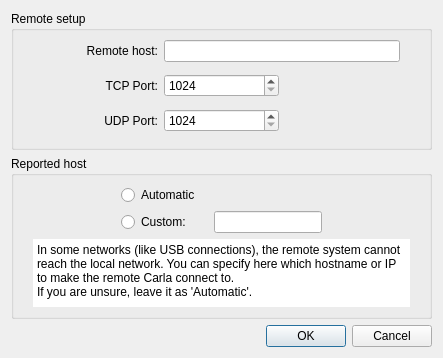
<?xml version="1.0" encoding="UTF-8"?>
<ui version="4.0">
 <class>Dialog</class>
 <widget class="QDialog" name="Dialog">
  <property name="geometry">
   <rect>
    <x>0</x>
    <y>0</y>
    <width>443</width>
    <height>281</height>
   </rect>
  </property>
  <property name="windowTitle">
   <string>Carla Control - Connect</string>
  </property>
  <layout class="QVBoxLayout" name="verticalLayout">
   <item>
    <widget class="QGroupBox" name="group_remote_setup">
     <property name="title">
      <string>Remote setup</string>
     </property>
     <layout class="QGridLayout" name="gridLayout">
      <item row="4" column="1">
       <widget class="QLabel" name="label_4">
        <property name="text">
         <string>UDP Port:</string>
        </property>
        <property name="alignment">
         <set>Qt::AlignRight|Qt::AlignTrailing|Qt::AlignVCenter</set>
        </property>
       </widget>
      </item>
      <item row="0" column="1">
       <widget class="QLabel" name="label_10">
        <property name="text">
         <string>Remote host:</string>
        </property>
        <property name="alignment">
         <set>Qt::AlignRight|Qt::AlignTrailing|Qt::AlignVCenter</set>
        </property>
       </widget>
      </item>
      <item row="4" column="2">
       <widget class="QSpinBox" name="sb_udp_port">
        <property name="minimum">
         <number>1024</number>
        </property>
        <property name="maximum">
         <number>32767</number>
        </property>
       </widget>
      </item>
      <item row="2" column="2">
       <widget class="QSpinBox" name="sb_tcp_port">
        <property name="minimum">
         <number>1024</number>
        </property>
        <property name="maximum">
         <number>32767</number>
        </property>
       </widget>
      </item>
      <item row="2" column="1">
       <widget class="QLabel" name="label_3">
        <property name="text">
         <string>TCP Port:</string>
        </property>
        <property name="alignment">
         <set>Qt::AlignRight|Qt::AlignTrailing|Qt::AlignVCenter</set>
        </property>
       </widget>
      </item>
      <item row="0" column="0" rowspan="6">
       <spacer name="horizontalSpacer_4">
        <property name="orientation">
         <enum>Qt::Horizontal</enum>
        </property>
        <property name="sizeType">
         <enum>QSizePolicy::Fixed</enum>
        </property>
        <property name="sizeHint" stdset="0">
         <size>
          <width>20</width>
          <height>60</height>
         </size>
        </property>
       </spacer>
      </item>
      <item row="0" column="2" colspan="2">
       <widget class="QLineEdit" name="le_host"/>
      </item>
      <item row="0" column="4" rowspan="6">
       <spacer name="horizontalSpacer_3">
        <property name="orientation">
         <enum>Qt::Horizontal</enum>
        </property>
        <property name="sizeType">
         <enum>QSizePolicy::Fixed</enum>
        </property>
        <property name="sizeHint" stdset="0">
         <size>
          <width>20</width>
          <height>60</height>
         </size>
        </property>
       </spacer>
      </item>
     </layout>
    </widget>
   </item>
   <item>
    <widget class="QGroupBox" name="group_reported_host">
     <property name="title">
      <string>Reported host</string>
     </property>
     <layout class="QGridLayout" name="gridLayout_2">
      <item row="0" column="0" rowspan="2">
       <spacer name="horizontalSpacer_10">
        <property name="orientation">
         <enum>Qt::Horizontal</enum>
        </property>
        <property name="sizeType">
         <enum>QSizePolicy::Fixed</enum>
        </property>
        <property name="sizeHint" stdset="0">
         <size>
          <width>92</width>
          <height>38</height>
         </size>
        </property>
       </spacer>
      </item>
      <item row="0" column="1" colspan="2">
       <widget class="QRadioButton" name="rb_reported_auto">
        <property name="sizePolicy">
         <sizepolicy hsizetype="Expanding" vsizetype="Fixed">
          <horstretch>0</horstretch>
          <verstretch>0</verstretch>
         </sizepolicy>
        </property>
        <property name="text">
         <string>Automatic</string>
        </property>
       </widget>
      </item>
      <item row="0" column="3" rowspan="2">
       <spacer name="horizontalSpacer_9">
        <property name="orientation">
         <enum>Qt::Horizontal</enum>
        </property>
        <property name="sizeType">
         <enum>QSizePolicy::Fixed</enum>
        </property>
        <property name="sizeHint" stdset="0">
         <size>
          <width>92</width>
          <height>38</height>
         </size>
        </property>
       </spacer>
      </item>
      <item row="1" column="1">
       <widget class="QRadioButton" name="rb_reported_custom">
        <property name="sizePolicy">
         <sizepolicy hsizetype="Expanding" vsizetype="Fixed">
          <horstretch>0</horstretch>
          <verstretch>0</verstretch>
         </sizepolicy>
        </property>
        <property name="text">
         <string>Custom:</string>
        </property>
       </widget>
      </item>
      <item row="1" column="2">
       <widget class="QLineEdit" name="le_reported_host"/>
      </item>
      <item row="2" column="0" colspan="4">
       <layout class="QHBoxLayout" name="horizontalLayout">
        <item>
         <spacer name="horizontalSpacer">
          <property name="orientation">
           <enum>Qt::Horizontal</enum>
          </property>
          <property name="sizeType">
           <enum>QSizePolicy::Fixed</enum>
          </property>
          <property name="sizeHint" stdset="0">
           <size>
            <width>10</width>
            <height>1</height>
           </size>
          </property>
         </spacer>
        </item>
        <item>
         <widget class="QPlainTextEdit" name="te_reported_hint">
          <property name="frameShape">
           <enum>QFrame::NoFrame</enum>
          </property>
          <property name="frameShadow">
           <enum>QFrame::Plain</enum>
          </property>
          <property name="lineWidth">
           <number>0</number>
          </property>
          <property name="midLineWidth">
           <number>1</number>
          </property>
          <property name="verticalScrollBarPolicy">
           <enum>Qt::ScrollBarAlwaysOff</enum>
          </property>
          <property name="horizontalScrollBarPolicy">
           <enum>Qt::ScrollBarAlwaysOff</enum>
          </property>
          <property name="undoRedoEnabled">
           <bool>false</bool>
          </property>
          <property name="plainText">
           <string>In some networks (like USB connections), the remote system cannot reach the local network. You can specify here which hostname or IP to make the remote Carla connect to.
If you are unsure, leave it as 'Automatic'.</string>
          </property>
          <property name="textInteractionFlags">
           <set>Qt::NoTextInteraction</set>
          </property>
         </widget>
        </item>
        <item>
         <spacer name="horizontalSpacer_2">
          <property name="orientation">
           <enum>Qt::Horizontal</enum>
          </property>
          <property name="sizeType">
           <enum>QSizePolicy::Fixed</enum>
          </property>
          <property name="sizeHint" stdset="0">
           <size>
            <width>10</width>
            <height>1</height>
           </size>
          </property>
         </spacer>
        </item>
       </layout>
      </item>
     </layout>
    </widget>
   </item>
   <item>
    <widget class="QDialogButtonBox" name="buttonBox">
     <property name="orientation">
      <enum>Qt::Horizontal</enum>
     </property>
     <property name="standardButtons">
      <set>QDialogButtonBox::Cancel|QDialogButtonBox::Ok</set>
     </property>
    </widget>
   </item>
  </layout>
 </widget>
 <resources>
  <include location="../resources.qrc"/>
 </resources>
 <connections>
  <connection>
   <sender>buttonBox</sender>
   <signal>accepted()</signal>
   <receiver>Dialog</receiver>
   <slot>accept()</slot>
   <hints>
    <hint type="sourcelabel">
     <x>248</x>
     <y>254</y>
    </hint>
    <hint type="destinationlabel">
     <x>157</x>
     <y>274</y>
    </hint>
   </hints>
  </connection>
  <connection>
   <sender>buttonBox</sender>
   <signal>rejected()</signal>
   <receiver>Dialog</receiver>
   <slot>reject()</slot>
   <hints>
    <hint type="sourcelabel">
     <x>316</x>
     <y>260</y>
    </hint>
    <hint type="destinationlabel">
     <x>286</x>
     <y>274</y>
    </hint>
   </hints>
  </connection>
 </connections>
</ui>
